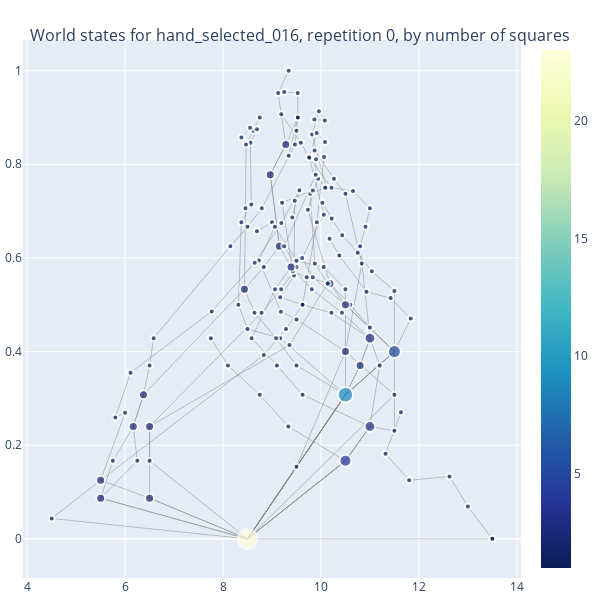
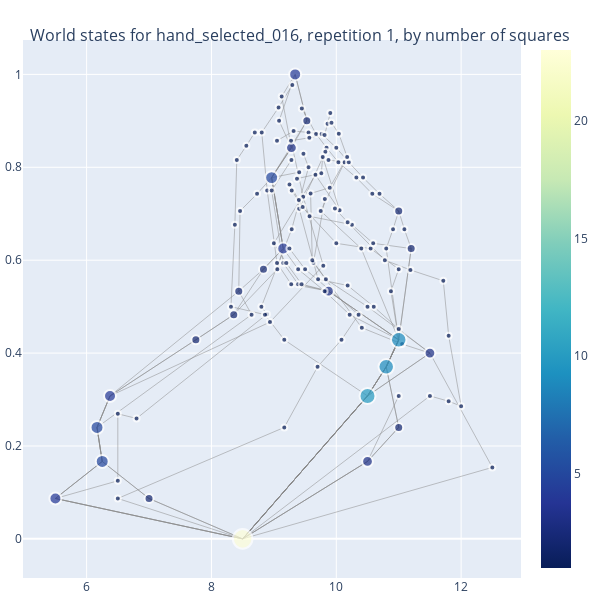
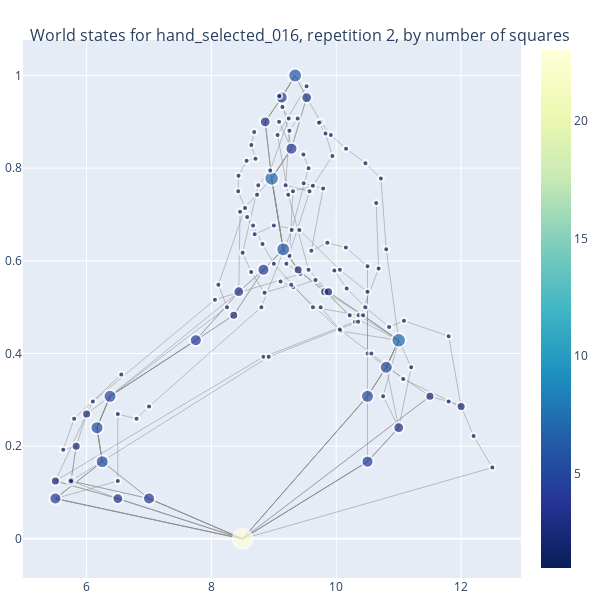
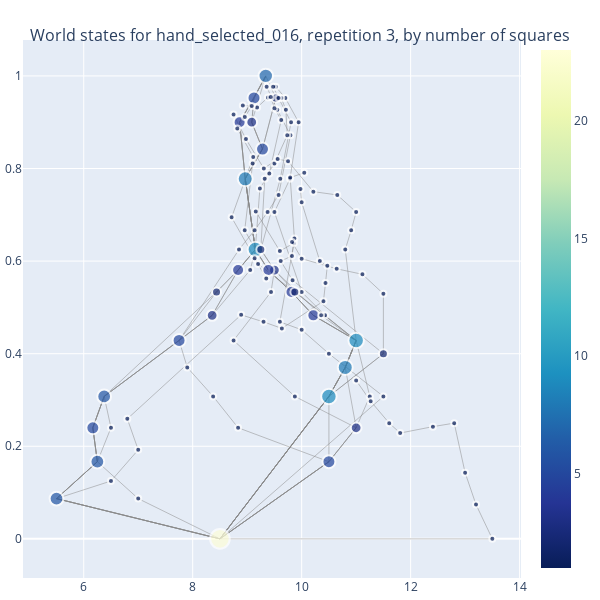

The cell these charts' notebook holds for them, in order:
### Code cell
target = targets[7]
fig, ax = plt.subplots()
ax.axis('off')
ax.imshow(np.rot90(target_maps[target]))
plot_trajectory_graph(target_name=target, rep = 0)
plot_trajectory_graph(target_name=target, rep = 1)
plot_trajectory_graph(target_name=target, rep = 2)
plot_trajectory_graph(target_name=target, rep = 3)

### Figure 1 — Plotly figure (JSON) as saved in the notebook; plotly's stock layout.template omitted (floating-point values rounded to 4 significant figures; data arrays with more than 128 entries replaced by an {"elided": "..."} marker saying what was removed)
{"data": [{"hoverinfo": "none", "line": {"color": "#888", "width": 0.5}, "mode": "lines", "type": "scatter", "x": {"elided": "570 float values"}, "y": {"elided": "570 float values"}}, {"hoverinfo": "text", "marker": {"color": {"elided": "157 int values"}, "colorscale": [[0, "rgb(255,255,217)"], [0.125, "rgb(237,248,177)"], [0.25, "rgb(199,233,180)"], [0.375, "rgb(127,205,187)"], [0.5, "rgb(65,182,196)"], [0.625, "rgb(29,145,192)"], [0.75, "rgb(34,94,168)"], [0.875, "rgb(37,52,148)"], [1, "rgb(8,29,88)"]], "line": {"width": 2}, "reversescale": true, "showscale": true, "size": {"elided": "157 float values"}}, "mode": "markers", "type": "scatter", "x": {"elided": "157 float values"}, "y": {"elided": "157 float values"}}], "layout": {"annotations": [{"showarrow": false, "text": "", "x": 0.005, "xref": "paper", "y": -0.002, "yref": "paper"}], "height": 600, "hovermode": "closest", "margin": {"b": 20, "l": 5, "r": 5, "t": 40}, "showlegend": false, "title": {"font": {"size": 16}, "text": "<br>World states for hand_selected_016, repetition 0, by number of squares"}, "width": 600}}

### Figure 2 — Plotly figure (JSON) as saved in the notebook; plotly's stock layout.template omitted (floating-point values rounded to 4 significant figures; data arrays with more than 128 entries replaced by an {"elided": "..."} marker saying what was removed)
{"data": [{"hoverinfo": "none", "line": {"color": "#888", "width": 0.5}, "mode": "lines", "type": "scatter", "x": {"elided": "624 float values"}, "y": {"elided": "624 float values"}}, {"hoverinfo": "text", "marker": {"color": {"elided": "143 int values"}, "colorscale": [[0, "rgb(255,255,217)"], [0.125, "rgb(237,248,177)"], [0.25, "rgb(199,233,180)"], [0.375, "rgb(127,205,187)"], [0.5, "rgb(65,182,196)"], [0.625, "rgb(29,145,192)"], [0.75, "rgb(34,94,168)"], [0.875, "rgb(37,52,148)"], [1, "rgb(8,29,88)"]], "line": {"width": 2}, "reversescale": true, "showscale": true, "size": {"elided": "143 float values"}}, "mode": "markers", "type": "scatter", "x": {"elided": "143 float values"}, "y": {"elided": "143 float values"}}], "layout": {"annotations": [{"showarrow": false, "text": "", "x": 0.005, "xref": "paper", "y": -0.002, "yref": "paper"}], "height": 600, "hovermode": "closest", "margin": {"b": 20, "l": 5, "r": 5, "t": 40}, "showlegend": false, "title": {"font": {"size": 16}, "text": "<br>World states for hand_selected_016, repetition 1, by number of squares"}, "width": 600}}

### Figure 3 — Plotly figure (JSON) as saved in the notebook; plotly's stock layout.template omitted (floating-point values rounded to 4 significant figures; data arrays with more than 128 entries replaced by an {"elided": "..."} marker saying what was removed)
{"data": [{"hoverinfo": "none", "line": {"color": "#888", "width": 0.5}, "mode": "lines", "type": "scatter", "x": {"elided": "648 float values"}, "y": {"elided": "648 float values"}}, {"hoverinfo": "text", "marker": {"color": {"elided": "134 int values"}, "colorscale": [[0, "rgb(255,255,217)"], [0.125, "rgb(237,248,177)"], [0.25, "rgb(199,233,180)"], [0.375, "rgb(127,205,187)"], [0.5, "rgb(65,182,196)"], [0.625, "rgb(29,145,192)"], [0.75, "rgb(34,94,168)"], [0.875, "rgb(37,52,148)"], [1, "rgb(8,29,88)"]], "line": {"width": 2}, "reversescale": true, "showscale": true, "size": {"elided": "134 float values"}}, "mode": "markers", "type": "scatter", "x": {"elided": "134 float values"}, "y": {"elided": "134 float values"}}], "layout": {"annotations": [{"showarrow": false, "text": "", "x": 0.005, "xref": "paper", "y": -0.002, "yref": "paper"}], "height": 600, "hovermode": "closest", "margin": {"b": 20, "l": 5, "r": 5, "t": 40}, "showlegend": false, "title": {"font": {"size": 16}, "text": "<br>World states for hand_selected_016, repetition 2, by number of squares"}, "width": 600}}

### Figure 4 — Plotly figure (JSON) as saved in the notebook; plotly's stock layout.template omitted (floating-point values rounded to 4 significant figures; data arrays with more than 128 entries replaced by an {"elided": "..."} marker saying what was removed)
{"data": [{"hoverinfo": "none", "line": {"color": "#888", "width": 0.5}, "mode": "lines", "type": "scatter", "x": {"elided": "708 float values"}, "y": {"elided": "708 float values"}}, {"hoverinfo": "text", "marker": {"color": {"elided": "130 int values"}, "colorscale": [[0, "rgb(255,255,217)"], [0.125, "rgb(237,248,177)"], [0.25, "rgb(199,233,180)"], [0.375, "rgb(127,205,187)"], [0.5, "rgb(65,182,196)"], [0.625, "rgb(29,145,192)"], [0.75, "rgb(34,94,168)"], [0.875, "rgb(37,52,148)"], [1, "rgb(8,29,88)"]], "line": {"width": 2}, "reversescale": true, "showscale": true, "size": {"elided": "130 float values"}}, "mode": "markers", "type": "scatter", "x": {"elided": "130 float values"}, "y": {"elided": "130 float values"}}], "layout": {"annotations": [{"showarrow": false, "text": "", "x": 0.005, "xref": "paper", "y": -0.002, "yref": "paper"}], "height": 600, "hovermode": "closest", "margin": {"b": 20, "l": 5, "r": 5, "t": 40}, "showlegend": false, "title": {"font": {"size": 16}, "text": "<br>World states for hand_selected_016, repetition 3, by number of squares"}, "width": 600}}
